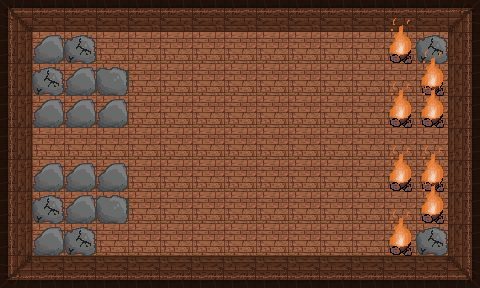

Tiled map render using the project's own tile images. Description and the whole map definition, tile-layer contents included, below:
An orthogonal 15x9 tile map with 32x32 px tiles, 2 tile layers (ground, obstacles) and 38 objects.

<map version="1.5" tiledversion="1.5.0" orientation="orthogonal" renderorder="right-down" width="15" height="9" tilewidth="32" tileheight="32" infinite="0" nextlayerid="10" nextobjectid="169">
 <tileset firstgid="1" source="room.tsx" />
 <layer id="1" name="ground" width="15" height="9">
  <data encoding="csv">
1610612738,1,1,1,1,1,1,1,1,1,1,1,1,1,2,
1610612737,3,3,3,3,3,3,3,3,3,3,3,3,3,2684354561,
1610612737,3,3,3,3,3,3,3,3,3,3,3,3,3,2684354561,
1610612737,3,3,3,3,3,3,3,3,3,3,3,3,3,2684354561,
1610612737,3,3,3,3,3,3,3,3,3,3,3,3,3,2684354561,
1610612737,3,3,3,3,3,3,3,3,3,3,3,3,3,2684354561,
1610612737,3,3,3,3,3,3,3,3,3,3,3,3,3,2684354561,
1610612737,3,3,3,3,3,3,3,3,3,3,3,3,3,2684354561,
3221225474,3221225473,3221225473,3221225473,3221225473,3221225473,3221225473,3221225473,3221225473,3221225473,3221225473,3221225473,3221225473,3221225473,2684354562
</data>
 </layer>
 <objectgroup id="5" name="doors-UP">
  <object id="36" x="224" y="0" width="32" height="32" />
 </objectgroup>
 <objectgroup id="6" name="doors-RIGHT">
  <object id="37" x="448" y="128" width="32" height="32" />
 </objectgroup>
 <objectgroup id="7" name="doors-LEFT">
  <object id="39" x="0" y="128" width="32" height="32" />
 </objectgroup>
 <objectgroup id="8" name="doors-DOWN">
  <object id="40" x="224" y="256" width="32" height="32" />
 </objectgroup>
 <layer id="3" name="obstacles" width="15" height="9">
  <data encoding="csv">
0,0,0,0,0,0,0,0,0,0,0,0,0,0,0,
0,7,6,0,0,0,0,0,0,0,0,0,12,6,0,
0,6,7,4,0,0,0,0,0,0,0,0,0,12,0,
0,7,7,7,0,0,0,0,0,0,0,0,12,12,0,
0,0,0,0,0,0,0,0,0,0,0,0,0,0,0,
0,7,7,7,0,0,0,0,0,0,0,0,12,12,0,
0,6,7,4,0,0,0,0,0,0,0,0,0,12,0,
0,7,6,0,0,0,0,0,0,0,0,0,12,6,0,
0,0,0,0,0,0,0,0,0,0,0,0,0,0,0
</data>
 </layer>
 <objectgroup id="4" name="border">
  <object id="3" x="0" y="0" width="224" height="32" />
  <object id="4" x="448" y="0" width="32" height="128" />
  <object id="24" x="256" y="0" width="224" height="32" />
  <object id="25" x="448" y="160" width="32" height="128" />
  <object id="26" x="0" y="256" width="224" height="32" />
  <object id="27" x="256" y="256" width="224" height="32" />
  <object id="28" x="0" y="0" width="32" height="128" />
  <object id="29" x="0" y="160" width="32" height="128" />
  <object id="118" x="101" y="199">
   <polygon points="0,0 13,-2 23.75,3 23.25,19.5 17.75,24.25 -2.25,22 -5,8.25" />
  </object>
  <object id="119" x="101.5" y="70.5">
   <polygon points="0,0 13,-2 23.75,3 23.25,19.5 17.75,24.25 -2.25,22 -5,8.25" />
  </object>
  <object id="135" x="69.5095" y="253.475">
   <polygon points="0,0 -4.75,-11.75 -1.75,-21.5 14.25,-25.75 23.5,-18 23.75,-3.25 10.75,1" />
  </object>
  <object id="137" x="37.6292" y="222.639">
   <polygon points="0,0 -4.75,-11.75 -1.75,-21.5 14.25,-25.75 23.5,-18 23.75,-3.25 10.75,1" />
  </object>
  <object id="138" x="39.1971" y="93.0278">
   <polygon points="0,0 -4.75,-11.75 -1.75,-21.5 14.25,-25.75 23.5,-18 23.75,-3.25 10.75,1" />
  </object>
  <object id="139" x="71.0774" y="63.238">
   <polygon points="0,0 -4.75,-11.75 -1.75,-21.5 14.25,-25.75 23.5,-18 23.75,-3.25 10.75,1" />
  </object>
  <object id="142" x="35.0161" y="253.475">
   <polygon points="0,0 24,-0.375 26.75,-13.625 21.625,-24.375 12.25,-24 -1.125,-11.625" />
  </object>
  <object id="143" x="36.584" y="61.1475">
   <polygon points="0,0 24,-0.375 26.75,-13.625 21.625,-24.375 12.25,-24 -1.125,-11.625" />
  </object>
  <object id="145" x="65.3285" y="94.073">
   <polygon points="0,0 24,-0.375 26.75,-13.625 21.625,-24.375 12.25,-24 -1.125,-11.625" />
  </object>
  <object id="146" x="36.0613" y="188.669">
   <polygon points="0,0 24,-0.375 26.75,-13.625 21.625,-24.375 12.25,-24 -1.125,-11.625" />
  </object>
  <object id="147" x="68.9869" y="125.431">
   <polygon points="0,0 24,-0.375 26.75,-13.625 21.625,-24.375 12.25,-24 -1.125,-11.625" />
  </object>
  <object id="150" x="98.7767" y="125.953">
   <polygon points="0,0 24,-0.375 26.75,-13.625 21.625,-24.375 12.25,-24 -1.125,-11.625" />
  </object>
  <object id="151" x="35.5387" y="126.476">
   <polygon points="0,0 24,-0.375 26.75,-13.625 21.625,-24.375 12.25,-24 -1.125,-11.625" />
  </object>
  <object id="153" x="100.345" y="188.146">
   <polygon points="0,0 24,-0.375 26.75,-13.625 21.625,-24.375 12.25,-24 -1.125,-11.625" />
  </object>
  <object id="154" x="66.8964" y="188.146">
   <polygon points="0,0 24,-0.375 26.75,-13.625 21.625,-24.375 12.25,-24 -1.125,-11.625" />
  </object>
  <object id="155" x="66.8964" y="222.117">
   <polygon points="0,0 24,-0.375 26.75,-13.625 21.625,-24.375 12.25,-24 -1.125,-11.625" />
  </object>
  <object id="156" x="422.806" y="253.475">
   <polygon points="0,0 -4.75,-11.75 -1.75,-21.5 14.25,-25.75 23.5,-18 23.75,-3.25 10.75,1" />
  </object>
  <object id="157" x="422.283" y="62.7153">
   <polygon points="0,0 -4.75,-11.75 -1.75,-21.5 14.25,-25.75 23.5,-18 23.75,-3.25 10.75,1" />
  </object>
 </objectgroup>
 <objectgroup id="9" name="fire">
  <object id="158" x="390.926" y="59.5796">
   <polygon points="0,0 20.375,1.625 17.125,-7.25 19.75,-15 9.625,-20.25 0,-11.625" />
  </object>
  <object id="159" x="422.283" y="90.9373">
   <polygon points="0,0 20.375,1.625 17.125,-7.25 19.75,-15 9.625,-20.25 0,-11.625" />
  </object>
  <object id="160" x="421.761" y="124.385">
   <polygon points="0,0 20.375,1.625 17.125,-7.25 19.75,-15 9.625,-20.25 0,-11.625" />
  </object>
  <object id="162" x="390.926" y="121.772">
   <polygon points="0,0 20.375,1.625 17.125,-7.25 19.75,-15 9.625,-20.25 0,-11.625" />
  </object>
  <object id="165" x="422.283" y="186.578">
   <polygon points="0,0 20.375,1.625 17.125,-7.25 19.75,-15 9.625,-20.25 0,-11.625" />
  </object>
  <object id="166" x="390.403" y="186.578">
   <polygon points="0,0 20.375,1.625 17.125,-7.25 19.75,-15 9.625,-20.25 0,-11.625" />
  </object>
  <object id="167" x="422.283" y="220.549">
   <polygon points="0,0 20.375,1.625 17.125,-7.25 19.75,-15 9.625,-20.25 0,-11.625" />
  </object>
  <object id="168" x="389.88" y="251.907">
   <polygon points="0,0 20.375,1.625 17.125,-7.25 19.75,-15 9.625,-20.25 0,-11.625" />
  </object>
 </objectgroup>
</map>
